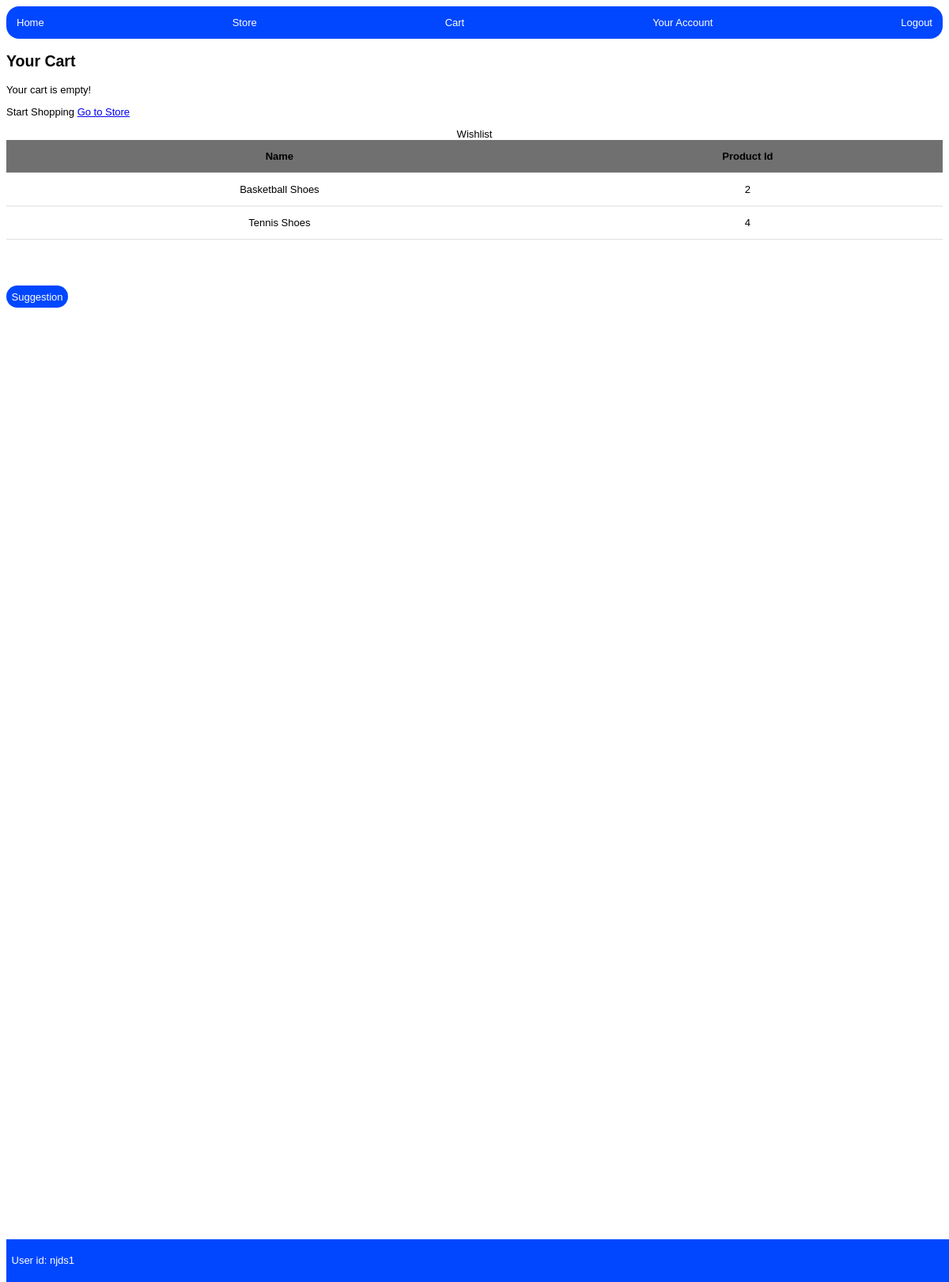
/cart (signed in), run on the app's committed database.
### tables this page shows
CREATE TABLE wishlist
(
    user_id TEXT,
    prod_id INTEGER
);

CREATE TABLE stock
(
    prod_id INTEGER PRIMARY KEY AUTOINCREMENT,
    name TEXT,
    desc TEXT,
    num_available INTEGER,
    price DECIMAL,
    image_filename TEXT
);

### app.py (the view, shortened to what this page needs)
@app.route("/cart")
@login_required
def cart():
    message = ""
    form = DeleteCartForm()
    if "cart" not in session:
        session["cart"] = {}
        session.modified = True
    names = {}
    prices = {}
    total_price = 0
    db = get_db()
    wishlist = db.execute("""SELECT name, w.prod_id
                FROM wishlist AS w JOIN stock AS s
                    ON w.prod_id = s.prod_id
                WHERE w.user_id = ?;""", (g.user_id, )).fetchall()
    return render_template("cart.html", cart = session["cart"], names=names, wishlist=wishlist, form=form, message=message, prices=prices, total_price=total_price)

### app.py (called while the page is built)
@app.before_request
def load_logged_in_user():
    g.user_id = session.get("user_id", None)

@app.before_request
def is_admin():
    if g.user_id == "admin":
        g.is_admin = True

def login_required(view):
    @wraps(view)
    def wrapped_view(*args, **kwargs):
        if g.user_id is None:
            return redirect(url_for("login", next=request.url))
        return view(*args, **kwargs)
    return wrapped_view

### database.py (called while the page is built)
def get_db():
    if "db" not in g:
        g.db = sqlite3.connect(DATABASE,
                               detect_types=sqlite3.PARSE_DECLTYPES
                               )
        g.db.row_factory = sqlite3.Row
    return g.db

### templates/cart.html (shortened to what this page needs)
{% extends "base.html" %}
{% block main_content %}
    <h2>Your Cart</h2>
    {% if cart %}
    <div>
            <table id="Cart">
                <tr>
                    <th scope="col">NAME</th>
                    <th scope="col">NUMBER  OF ITEMS</th>
                    <th scope="col">PRICE</th>
                </tr>
                {% for prod_id in cart %}
                    <tr>
                        <td>{{ names[prod_id] }}</td>
                        <td>{{ cart[prod_id] }}</td>
                        <td>{{ (prices.get(prod_id, 0) * cart[prod_id])|round(2) }}</td>
                        <td>
                            <form action="{{ url_for('delete_from_cart', prod_id=prod_id)}}", method="post">
                                {{form.hidden_tag()}}
                                {{ form.num_of_items() }}
                                {% for error in form.num_of_items.errors %}
                                    <div class="error">{{ error }}</div>
                                {% endfor %}
                                {{ form.submit() }}
                            </form>
                        </td>
                    </tr>
                {% endfor %}
                <tr>
                    <th scope="row" colspan="2">Total Price($)</th>
                    <td colspan="2">{{total_price}}</td>
                </tr>
            </table>
        </div>
    <a href="{{ url_for('checkout') }}">
        <img id="checkout" src="{{ url_for('static', filename='images/cart-icon.png')}}" alt="" />
    </a>
    {% else %}
        <p>Your cart is empty!</p>
        <p>Start Shopping <a href="{{ url_for('store') }}">Go to Store</a></p>
    {% endif %}
    {% if wishlist %}
        <table id="Wishlist">
            <caption>Wishlist</caption>
            <tr>
                <th scope="col">Name</th>
                <th scope="col">Product Id</th>
            </tr>
            {% for user_item in wishlist %}
            <tr>
                <td>{{user_item ["name"]}}</td>
                <td>{{user_item ["prod_id"]}}</td>
            </tr>
            {% endfor %}
        </table>
    {% else %}
        <p>You Don't Have anything in your wishlist</p>
    {% endif %}
{% endblock %}

### static/styles.css (style rules this page uses)
* { font-family: Echotopia, Arial, Helvetica, sans-serif; }
html { --main-color: #707070; --main-bgcolor: #E0E0E0; --second-bgcolor: #FFFFFF; --second-color: #0047FF; }
html { display:flex; flex-direction: column; flex-wrap: wrap; background-color: var(--second-bgcolor); font-size: small; row-gap: normal; column-gap: normal; justify-content: space-evenly; }
table { width: 100%; border-collapse: collapse; margin-bottom: 5em; }
th, td { padding: 1em; border-bottom: 1px solid var(--main-bgcolor); text-align: center; }
th { background-color: var(--main-color); position: sticky; top: 0; }

### data on the page
wishlist: name "Basketball Shoes", prod "2"
wishlist: name "Tennis Shoes", prod "4"

### other printed values
{{ g.user_id }} "njds1"
